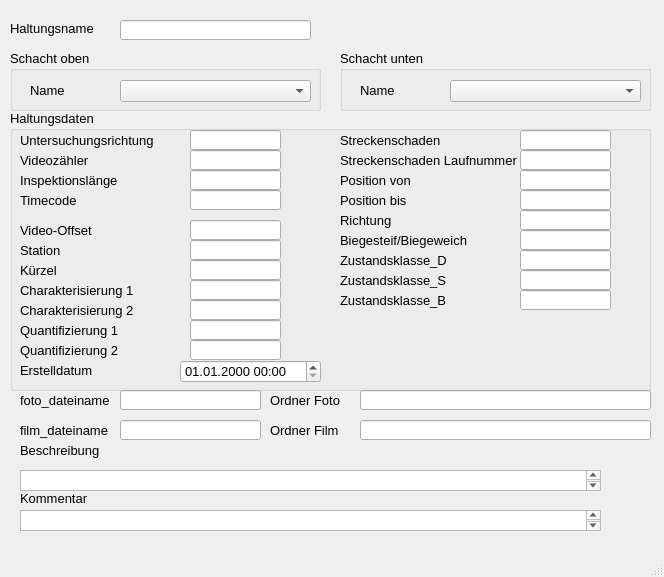
<?xml version="1.0" encoding="UTF-8"?>
<ui version="4.0">
 <class>MainWindow</class>
 <widget class="QMainWindow" name="MainWindow">
  <property name="geometry">
   <rect>
    <x>0</x>
    <y>0</y>
    <width>664</width>
    <height>577</height>
   </rect>
  </property>
  <property name="sizePolicy">
   <sizepolicy hsizetype="Preferred" vsizetype="Preferred">
    <horstretch>0</horstretch>
    <verstretch>0</verstretch>
   </sizepolicy>
  </property>
  <property name="minimumSize">
   <size>
    <width>664</width>
    <height>523</height>
   </size>
  </property>
  <property name="baseSize">
   <size>
    <width>0</width>
    <height>0</height>
   </size>
  </property>
  <property name="font">
   <font>
    <family>Tahoma</family>
    <pointsize>10</pointsize>
   </font>
  </property>
  <property name="windowTitle">
   <string>MainWindow</string>
  </property>
  <widget class="QWidget" name="centralwidget">
   <widget class="QLabel" name="label">
    <property name="geometry">
     <rect>
      <x>10</x>
      <y>20</y>
      <width>131</width>
      <height>16</height>
     </rect>
    </property>
    <property name="font">
     <font>
      <family>Tahoma</family>
      <pointsize>10</pointsize>
     </font>
    </property>
    <property name="text">
     <string>Haltungsname</string>
    </property>
   </widget>
   <widget class="QGroupBox" name="groupBox">
    <property name="geometry">
     <rect>
      <x>10</x>
      <y>50</y>
      <width>311</width>
      <height>61</height>
     </rect>
    </property>
    <property name="font">
     <font>
      <pointsize>10</pointsize>
     </font>
    </property>
    <property name="title">
     <string>Schacht oben</string>
    </property>
    <widget class="QLabel" name="label_3">
     <property name="geometry">
      <rect>
       <x>20</x>
       <y>30</y>
       <width>91</width>
       <height>21</height>
      </rect>
     </property>
     <property name="text">
      <string>Name</string>
     </property>
    </widget>
    <widget class="QComboBox" name="schoben">
     <property name="geometry">
      <rect>
       <x>110</x>
       <y>30</y>
       <width>191</width>
       <height>22</height>
      </rect>
     </property>
    </widget>
   </widget>
   <widget class="QGroupBox" name="groupBox_3">
    <property name="geometry">
     <rect>
      <x>340</x>
      <y>50</y>
      <width>311</width>
      <height>61</height>
     </rect>
    </property>
    <property name="font">
     <font>
      <pointsize>10</pointsize>
     </font>
    </property>
    <property name="title">
     <string>Schacht unten</string>
    </property>
    <widget class="QLabel" name="label_9">
     <property name="geometry">
      <rect>
       <x>20</x>
       <y>30</y>
       <width>71</width>
       <height>21</height>
      </rect>
     </property>
     <property name="text">
      <string>Name</string>
     </property>
    </widget>
    <widget class="QComboBox" name="schunten">
     <property name="geometry">
      <rect>
       <x>110</x>
       <y>30</y>
       <width>191</width>
       <height>22</height>
      </rect>
     </property>
    </widget>
   </widget>
   <widget class="QTextEdit" name="kommentar">
    <property name="geometry">
     <rect>
      <x>20</x>
      <y>510</y>
      <width>581</width>
      <height>21</height>
     </rect>
    </property>
    <property name="font">
     <font>
      <pointsize>10</pointsize>
     </font>
    </property>
   </widget>
   <widget class="QLabel" name="label_22">
    <property name="geometry">
     <rect>
      <x>20</x>
      <y>490</y>
      <width>81</width>
      <height>16</height>
     </rect>
    </property>
    <property name="font">
     <font>
      <pointsize>10</pointsize>
     </font>
    </property>
    <property name="text">
     <string>Kommentar</string>
    </property>
   </widget>
   <widget class="QLineEdit" name="untersuchhal">
    <property name="geometry">
     <rect>
      <x>120</x>
      <y>20</y>
      <width>191</width>
      <height>20</height>
     </rect>
    </property>
    <property name="font">
     <font>
      <pointsize>10</pointsize>
     </font>
    </property>
   </widget>
   <widget class="QGroupBox" name="groupBox_2">
    <property name="geometry">
     <rect>
      <x>10</x>
      <y>110</y>
      <width>641</width>
      <height>281</height>
     </rect>
    </property>
    <property name="font">
     <font>
      <pointsize>10</pointsize>
     </font>
    </property>
    <property name="title">
     <string>Haltungsdaten</string>
    </property>
    <widget class="QgsDateTimeEdit" name="createdat">
     <property name="geometry">
      <rect>
       <x>170</x>
       <y>250</y>
       <width>141</width>
       <height>23</height>
      </rect>
     </property>
     <property name="font">
      <font>
       <family>Tahoma</family>
       <pointsize>10</pointsize>
      </font>
     </property>
     <property name="currentSection">
      <enum>QDateTimeEdit::DaySection</enum>
     </property>
     <property name="displayFormat">
      <string>dd.MM.yyyy HH:mm</string>
     </property>
    </widget>
    <widget class="QLineEdit" name="untersuchrichtung">
     <property name="geometry">
      <rect>
       <x>180</x>
       <y>20</y>
       <width>91</width>
       <height>20</height>
      </rect>
     </property>
     <property name="toolTip">
      <string>&lt;html&gt;&lt;head/&gt;&lt;body&gt;&lt;p&gt;&lt;span style=&quot; font-size:10pt;&quot;&gt;vorgegebene Haltungslänge, falls diese nicht automatisch berechnet werden soll&lt;/span&gt;&lt;/p&gt;&lt;/body&gt;&lt;/html&gt;</string>
     </property>
    </widget>
    <widget class="QLabel" name="label_71">
     <property name="geometry">
      <rect>
       <x>10</x>
       <y>250</y>
       <width>151</width>
       <height>21</height>
      </rect>
     </property>
     <property name="text">
      <string>Erstelldatum</string>
     </property>
    </widget>
    <widget class="QLabel" name="label_17">
     <property name="geometry">
      <rect>
       <x>10</x>
       <y>20</y>
       <width>151</width>
       <height>21</height>
      </rect>
     </property>
     <property name="text">
      <string>Untersuchungsrichtung</string>
     </property>
    </widget>
    <widget class="QLabel" name="label_19">
     <property name="geometry">
      <rect>
       <x>10</x>
       <y>40</y>
       <width>151</width>
       <height>21</height>
      </rect>
     </property>
     <property name="text">
      <string>Videozähler</string>
     </property>
    </widget>
    <widget class="QLabel" name="label_20">
     <property name="geometry">
      <rect>
       <x>10</x>
       <y>60</y>
       <width>151</width>
       <height>21</height>
      </rect>
     </property>
     <property name="text">
      <string>Inspektionslänge</string>
     </property>
    </widget>
    <widget class="QLabel" name="label_21">
     <property name="geometry">
      <rect>
       <x>10</x>
       <y>110</y>
       <width>151</width>
       <height>21</height>
      </rect>
     </property>
     <property name="text">
      <string>Video-Offset</string>
     </property>
    </widget>
    <widget class="QLabel" name="label_23">
     <property name="geometry">
      <rect>
       <x>10</x>
       <y>150</y>
       <width>151</width>
       <height>21</height>
      </rect>
     </property>
     <property name="text">
      <string>Kürzel</string>
     </property>
    </widget>
    <widget class="QLabel" name="label_24">
     <property name="geometry">
      <rect>
       <x>10</x>
       <y>170</y>
       <width>151</width>
       <height>21</height>
      </rect>
     </property>
     <property name="text">
      <string>Charakterisierung 1</string>
     </property>
    </widget>
    <widget class="QLabel" name="label_25">
     <property name="geometry">
      <rect>
       <x>10</x>
       <y>190</y>
       <width>151</width>
       <height>21</height>
      </rect>
     </property>
     <property name="text">
      <string>Charakterisierung 2</string>
     </property>
    </widget>
    <widget class="QLabel" name="label_26">
     <property name="geometry">
      <rect>
       <x>10</x>
       <y>210</y>
       <width>151</width>
       <height>21</height>
      </rect>
     </property>
     <property name="text">
      <string>Quantifizierung 1</string>
     </property>
    </widget>
    <widget class="QLabel" name="label_27">
     <property name="geometry">
      <rect>
       <x>10</x>
       <y>230</y>
       <width>151</width>
       <height>21</height>
      </rect>
     </property>
     <property name="text">
      <string>Quantifizierung 2</string>
     </property>
    </widget>
    <widget class="QLabel" name="label_28">
     <property name="geometry">
      <rect>
       <x>330</x>
       <y>20</y>
       <width>161</width>
       <height>21</height>
      </rect>
     </property>
     <property name="text">
      <string>Streckenschaden</string>
     </property>
    </widget>
    <widget class="QLabel" name="label_29">
     <property name="geometry">
      <rect>
       <x>330</x>
       <y>40</y>
       <width>211</width>
       <height>21</height>
      </rect>
     </property>
     <property name="text">
      <string>Streckenschaden Laufnummer</string>
     </property>
    </widget>
    <widget class="QLineEdit" name="videozaehler">
     <property name="geometry">
      <rect>
       <x>180</x>
       <y>40</y>
       <width>91</width>
       <height>20</height>
      </rect>
     </property>
     <property name="toolTip">
      <string>&lt;html&gt;&lt;head/&gt;&lt;body&gt;&lt;p&gt;&lt;span style=&quot; font-size:10pt;&quot;&gt;vorgegebene Haltungslänge, falls diese nicht automatisch berechnet werden soll&lt;/span&gt;&lt;/p&gt;&lt;/body&gt;&lt;/html&gt;</string>
     </property>
    </widget>
    <widget class="QLineEdit" name="inspektionslaenge">
     <property name="geometry">
      <rect>
       <x>180</x>
       <y>60</y>
       <width>91</width>
       <height>20</height>
      </rect>
     </property>
     <property name="toolTip">
      <string>&lt;html&gt;&lt;head/&gt;&lt;body&gt;&lt;p&gt;&lt;span style=&quot; font-size:10pt;&quot;&gt;vorgegebene Haltungslänge, falls diese nicht automatisch berechnet werden soll&lt;/span&gt;&lt;/p&gt;&lt;/body&gt;&lt;/html&gt;</string>
     </property>
    </widget>
    <widget class="QLineEdit" name="video_offset">
     <property name="geometry">
      <rect>
       <x>180</x>
       <y>110</y>
       <width>91</width>
       <height>20</height>
      </rect>
     </property>
     <property name="toolTip">
      <string>&lt;html&gt;&lt;head/&gt;&lt;body&gt;&lt;p&gt;&lt;span style=&quot; font-size:10pt;&quot;&gt;vorgegebene Haltungslänge, falls diese nicht automatisch berechnet werden soll&lt;/span&gt;&lt;/p&gt;&lt;/body&gt;&lt;/html&gt;</string>
     </property>
    </widget>
    <widget class="QLineEdit" name="kuerzel">
     <property name="geometry">
      <rect>
       <x>180</x>
       <y>150</y>
       <width>91</width>
       <height>20</height>
      </rect>
     </property>
     <property name="toolTip">
      <string>&lt;html&gt;&lt;head/&gt;&lt;body&gt;&lt;p&gt;&lt;span style=&quot; font-size:10pt;&quot;&gt;vorgegebene Haltungslänge, falls diese nicht automatisch berechnet werden soll&lt;/span&gt;&lt;/p&gt;&lt;/body&gt;&lt;/html&gt;</string>
     </property>
    </widget>
    <widget class="QLineEdit" name="charakt1">
     <property name="geometry">
      <rect>
       <x>180</x>
       <y>170</y>
       <width>91</width>
       <height>20</height>
      </rect>
     </property>
     <property name="toolTip">
      <string>&lt;html&gt;&lt;head/&gt;&lt;body&gt;&lt;p&gt;&lt;span style=&quot; font-size:10pt;&quot;&gt;vorgegebene Haltungslänge, falls diese nicht automatisch berechnet werden soll&lt;/span&gt;&lt;/p&gt;&lt;/body&gt;&lt;/html&gt;</string>
     </property>
    </widget>
    <widget class="QLineEdit" name="charakt2">
     <property name="geometry">
      <rect>
       <x>180</x>
       <y>190</y>
       <width>91</width>
       <height>20</height>
      </rect>
     </property>
     <property name="toolTip">
      <string>&lt;html&gt;&lt;head/&gt;&lt;body&gt;&lt;p&gt;&lt;span style=&quot; font-size:10pt;&quot;&gt;vorgegebene Haltungslänge, falls diese nicht automatisch berechnet werden soll&lt;/span&gt;&lt;/p&gt;&lt;/body&gt;&lt;/html&gt;</string>
     </property>
    </widget>
    <widget class="QLineEdit" name="quantnr1">
     <property name="geometry">
      <rect>
       <x>180</x>
       <y>210</y>
       <width>91</width>
       <height>20</height>
      </rect>
     </property>
     <property name="toolTip">
      <string>&lt;html&gt;&lt;head/&gt;&lt;body&gt;&lt;p&gt;&lt;span style=&quot; font-size:10pt;&quot;&gt;vorgegebene Haltungslänge, falls diese nicht automatisch berechnet werden soll&lt;/span&gt;&lt;/p&gt;&lt;/body&gt;&lt;/html&gt;</string>
     </property>
    </widget>
    <widget class="QLineEdit" name="quantnr2">
     <property name="geometry">
      <rect>
       <x>180</x>
       <y>230</y>
       <width>91</width>
       <height>20</height>
      </rect>
     </property>
     <property name="toolTip">
      <string>&lt;html&gt;&lt;head/&gt;&lt;body&gt;&lt;p&gt;&lt;span style=&quot; font-size:10pt;&quot;&gt;vorgegebene Haltungslänge, falls diese nicht automatisch berechnet werden soll&lt;/span&gt;&lt;/p&gt;&lt;/body&gt;&lt;/html&gt;</string>
     </property>
    </widget>
    <widget class="QLineEdit" name="streckenschaden">
     <property name="geometry">
      <rect>
       <x>510</x>
       <y>20</y>
       <width>91</width>
       <height>20</height>
      </rect>
     </property>
     <property name="toolTip">
      <string>&lt;html&gt;&lt;head/&gt;&lt;body&gt;&lt;p&gt;&lt;span style=&quot; font-size:10pt;&quot;&gt;vorgegebene Haltungslänge, falls diese nicht automatisch berechnet werden soll&lt;/span&gt;&lt;/p&gt;&lt;/body&gt;&lt;/html&gt;</string>
     </property>
    </widget>
    <widget class="QLineEdit" name="streckenschaden_lfdnr">
     <property name="geometry">
      <rect>
       <x>510</x>
       <y>40</y>
       <width>91</width>
       <height>20</height>
      </rect>
     </property>
     <property name="toolTip">
      <string>&lt;html&gt;&lt;head/&gt;&lt;body&gt;&lt;p&gt;&lt;span style=&quot; font-size:10pt;&quot;&gt;vorgegebene Haltungslänge, falls diese nicht automatisch berechnet werden soll&lt;/span&gt;&lt;/p&gt;&lt;/body&gt;&lt;/html&gt;</string>
     </property>
    </widget>
    <widget class="QLabel" name="label_18">
     <property name="geometry">
      <rect>
       <x>330</x>
       <y>60</y>
       <width>151</width>
       <height>21</height>
      </rect>
     </property>
     <property name="text">
      <string>Position von</string>
     </property>
    </widget>
    <widget class="QLabel" name="label_30">
     <property name="geometry">
      <rect>
       <x>330</x>
       <y>80</y>
       <width>151</width>
       <height>21</height>
      </rect>
     </property>
     <property name="text">
      <string>Position bis</string>
     </property>
    </widget>
    <widget class="QLabel" name="label_51">
     <property name="geometry">
      <rect>
       <x>330</x>
       <y>100</y>
       <width>151</width>
       <height>21</height>
      </rect>
     </property>
     <property name="text">
      <string>Richtung</string>
     </property>
    </widget>
    <widget class="QLabel" name="label_53">
     <property name="geometry">
      <rect>
       <x>330</x>
       <y>120</y>
       <width>151</width>
       <height>21</height>
      </rect>
     </property>
     <property name="text">
      <string>Biegesteif/Biegeweich</string>
     </property>
    </widget>
    <widget class="QLabel" name="label_54">
     <property name="geometry">
      <rect>
       <x>330</x>
       <y>140</y>
       <width>151</width>
       <height>21</height>
      </rect>
     </property>
     <property name="text">
      <string>Zustandsklasse_D</string>
     </property>
    </widget>
    <widget class="QLabel" name="label_55">
     <property name="geometry">
      <rect>
       <x>330</x>
       <y>160</y>
       <width>151</width>
       <height>21</height>
      </rect>
     </property>
     <property name="text">
      <string>Zustandsklasse_S</string>
     </property>
    </widget>
    <widget class="QLabel" name="label_56">
     <property name="geometry">
      <rect>
       <x>330</x>
       <y>180</y>
       <width>151</width>
       <height>21</height>
      </rect>
     </property>
     <property name="text">
      <string>Zustandsklasse_B</string>
     </property>
    </widget>
    <widget class="QLineEdit" name="pos_von">
     <property name="geometry">
      <rect>
       <x>510</x>
       <y>60</y>
       <width>91</width>
       <height>20</height>
      </rect>
     </property>
     <property name="toolTip">
      <string>&lt;html&gt;&lt;head/&gt;&lt;body&gt;&lt;p&gt;&lt;span style=&quot; font-size:10pt;&quot;&gt;vorgegebene Haltungslänge, falls diese nicht automatisch berechnet werden soll&lt;/span&gt;&lt;/p&gt;&lt;/body&gt;&lt;/html&gt;</string>
     </property>
    </widget>
    <widget class="QLineEdit" name="pos_bis">
     <property name="geometry">
      <rect>
       <x>510</x>
       <y>80</y>
       <width>91</width>
       <height>20</height>
      </rect>
     </property>
     <property name="toolTip">
      <string>&lt;html&gt;&lt;head/&gt;&lt;body&gt;&lt;p&gt;&lt;span style=&quot; font-size:10pt;&quot;&gt;vorgegebene Haltungslänge, falls diese nicht automatisch berechnet werden soll&lt;/span&gt;&lt;/p&gt;&lt;/body&gt;&lt;/html&gt;</string>
     </property>
    </widget>
    <widget class="QLineEdit" name="richtung">
     <property name="geometry">
      <rect>
       <x>510</x>
       <y>100</y>
       <width>91</width>
       <height>20</height>
      </rect>
     </property>
     <property name="toolTip">
      <string>&lt;html&gt;&lt;head/&gt;&lt;body&gt;&lt;p&gt;&lt;span style=&quot; font-size:10pt;&quot;&gt;vorgegebene Haltungslänge, falls diese nicht automatisch berechnet werden soll&lt;/span&gt;&lt;/p&gt;&lt;/body&gt;&lt;/html&gt;</string>
     </property>
    </widget>
    <widget class="QLineEdit" name="bw_bs">
     <property name="geometry">
      <rect>
       <x>510</x>
       <y>120</y>
       <width>91</width>
       <height>20</height>
      </rect>
     </property>
     <property name="toolTip">
      <string>&lt;html&gt;&lt;head/&gt;&lt;body&gt;&lt;p&gt;&lt;span style=&quot; font-size:10pt;&quot;&gt;vorgegebene Haltungslänge, falls diese nicht automatisch berechnet werden soll&lt;/span&gt;&lt;/p&gt;&lt;/body&gt;&lt;/html&gt;</string>
     </property>
    </widget>
    <widget class="QLineEdit" name="Zustandsklasse_D">
     <property name="geometry">
      <rect>
       <x>510</x>
       <y>140</y>
       <width>91</width>
       <height>20</height>
      </rect>
     </property>
     <property name="toolTip">
      <string>&lt;html&gt;&lt;head/&gt;&lt;body&gt;&lt;p&gt;&lt;span style=&quot; font-size:10pt;&quot;&gt;vorgegebene Haltungslänge, falls diese nicht automatisch berechnet werden soll&lt;/span&gt;&lt;/p&gt;&lt;/body&gt;&lt;/html&gt;</string>
     </property>
    </widget>
    <widget class="QLineEdit" name="Zustandsklasse_S">
     <property name="geometry">
      <rect>
       <x>510</x>
       <y>160</y>
       <width>91</width>
       <height>20</height>
      </rect>
     </property>
     <property name="toolTip">
      <string>&lt;html&gt;&lt;head/&gt;&lt;body&gt;&lt;p&gt;&lt;span style=&quot; font-size:10pt;&quot;&gt;vorgegebene Haltungslänge, falls diese nicht automatisch berechnet werden soll&lt;/span&gt;&lt;/p&gt;&lt;/body&gt;&lt;/html&gt;</string>
     </property>
    </widget>
    <widget class="QLineEdit" name="Zustandsklasse_B">
     <property name="geometry">
      <rect>
       <x>510</x>
       <y>180</y>
       <width>91</width>
       <height>20</height>
      </rect>
     </property>
     <property name="toolTip">
      <string>&lt;html&gt;&lt;head/&gt;&lt;body&gt;&lt;p&gt;&lt;span style=&quot; font-size:10pt;&quot;&gt;vorgegebene Haltungslänge, falls diese nicht automatisch berechnet werden soll&lt;/span&gt;&lt;/p&gt;&lt;/body&gt;&lt;/html&gt;</string>
     </property>
    </widget>
    <widget class="QLineEdit" name="station">
     <property name="geometry">
      <rect>
       <x>180</x>
       <y>130</y>
       <width>91</width>
       <height>20</height>
      </rect>
     </property>
     <property name="toolTip">
      <string>&lt;html&gt;&lt;head/&gt;&lt;body&gt;&lt;p&gt;&lt;span style=&quot; font-size:10pt;&quot;&gt;vorgegebene Haltungslänge, falls diese nicht automatisch berechnet werden soll&lt;/span&gt;&lt;/p&gt;&lt;/body&gt;&lt;/html&gt;</string>
     </property>
    </widget>
    <widget class="QLabel" name="label_34">
     <property name="geometry">
      <rect>
       <x>10</x>
       <y>130</y>
       <width>151</width>
       <height>21</height>
      </rect>
     </property>
     <property name="text">
      <string>Station</string>
     </property>
    </widget>
    <widget class="QLineEdit" name="timecode">
     <property name="geometry">
      <rect>
       <x>180</x>
       <y>80</y>
       <width>91</width>
       <height>20</height>
      </rect>
     </property>
     <property name="toolTip">
      <string>&lt;html&gt;&lt;head/&gt;&lt;body&gt;&lt;p&gt;&lt;span style=&quot; font-size:10pt;&quot;&gt;vorgegebene Haltungslänge, falls diese nicht automatisch berechnet werden soll&lt;/span&gt;&lt;/p&gt;&lt;/body&gt;&lt;/html&gt;</string>
     </property>
    </widget>
    <widget class="QLabel" name="label_35">
     <property name="geometry">
      <rect>
       <x>10</x>
       <y>80</y>
       <width>151</width>
       <height>21</height>
      </rect>
     </property>
     <property name="text">
      <string>Timecode</string>
     </property>
    </widget>
   </widget>
   <widget class="QLabel" name="label_31">
    <property name="geometry">
     <rect>
      <x>20</x>
      <y>390</y>
      <width>151</width>
      <height>21</height>
     </rect>
    </property>
    <property name="text">
     <string>foto_dateiname</string>
    </property>
   </widget>
   <widget class="QLabel" name="label_32">
    <property name="geometry">
     <rect>
      <x>20</x>
      <y>420</y>
      <width>151</width>
      <height>21</height>
     </rect>
    </property>
    <property name="text">
     <string>film_dateiname</string>
    </property>
   </widget>
   <widget class="QLabel" name="label_50">
    <property name="geometry">
     <rect>
      <x>270</x>
      <y>420</y>
      <width>151</width>
      <height>21</height>
     </rect>
    </property>
    <property name="text">
     <string>Ordner Film</string>
    </property>
   </widget>
   <widget class="QLabel" name="label_33">
    <property name="geometry">
     <rect>
      <x>270</x>
      <y>390</y>
      <width>151</width>
      <height>21</height>
     </rect>
    </property>
    <property name="text">
     <string>Ordner Foto</string>
    </property>
   </widget>
   <widget class="QLabel" name="label_52">
    <property name="geometry">
     <rect>
      <x>20</x>
      <y>440</y>
      <width>151</width>
      <height>21</height>
     </rect>
    </property>
    <property name="text">
     <string>Beschreibung</string>
    </property>
   </widget>
   <widget class="QTextEdit" name="Beschreibung">
    <property name="geometry">
     <rect>
      <x>20</x>
      <y>470</y>
      <width>581</width>
      <height>21</height>
     </rect>
    </property>
    <property name="font">
     <font>
      <pointsize>10</pointsize>
     </font>
    </property>
   </widget>
   <widget class="QLineEdit" name="foto_dateiname">
    <property name="geometry">
     <rect>
      <x>120</x>
      <y>390</y>
      <width>141</width>
      <height>20</height>
     </rect>
    </property>
    <property name="toolTip">
     <string>&lt;html&gt;&lt;head/&gt;&lt;body&gt;&lt;p&gt;&lt;span style=&quot; font-size:10pt;&quot;&gt;vorgegebene Haltungslänge, falls diese nicht automatisch berechnet werden soll&lt;/span&gt;&lt;/p&gt;&lt;/body&gt;&lt;/html&gt;</string>
    </property>
   </widget>
   <widget class="QLineEdit" name="film_dateiname">
    <property name="geometry">
     <rect>
      <x>120</x>
      <y>420</y>
      <width>141</width>
      <height>20</height>
     </rect>
    </property>
    <property name="toolTip">
     <string>&lt;html&gt;&lt;head/&gt;&lt;body&gt;&lt;p&gt;&lt;span style=&quot; font-size:10pt;&quot;&gt;vorgegebene Haltungslänge, falls diese nicht automatisch berechnet werden soll&lt;/span&gt;&lt;/p&gt;&lt;/body&gt;&lt;/html&gt;</string>
    </property>
   </widget>
   <widget class="QLineEdit" name="ordner_bild">
    <property name="geometry">
     <rect>
      <x>360</x>
      <y>390</y>
      <width>291</width>
      <height>20</height>
     </rect>
    </property>
    <property name="toolTip">
     <string>&lt;html&gt;&lt;head/&gt;&lt;body&gt;&lt;p&gt;&lt;span style=&quot; font-size:10pt;&quot;&gt;vorgegebene Haltungslänge, falls diese nicht automatisch berechnet werden soll&lt;/span&gt;&lt;/p&gt;&lt;/body&gt;&lt;/html&gt;</string>
    </property>
   </widget>
   <widget class="QLineEdit" name="ordner_video">
    <property name="geometry">
     <rect>
      <x>360</x>
      <y>420</y>
      <width>291</width>
      <height>20</height>
     </rect>
    </property>
    <property name="toolTip">
     <string>&lt;html&gt;&lt;head/&gt;&lt;body&gt;&lt;p&gt;&lt;span style=&quot; font-size:10pt;&quot;&gt;vorgegebene Haltungslänge, falls diese nicht automatisch berechnet werden soll&lt;/span&gt;&lt;/p&gt;&lt;/body&gt;&lt;/html&gt;</string>
    </property>
   </widget>
  </widget>
  <widget class="QMenuBar" name="menubar">
   <property name="geometry">
    <rect>
     <x>0</x>
     <y>0</y>
     <width>664</width>
     <height>21</height>
    </rect>
   </property>
  </widget>
  <widget class="QStatusBar" name="statusbar"/>
 </widget>
 <customwidgets>
  <customwidget>
   <class>QgsDateTimeEdit</class>
   <extends>QDateTimeEdit</extends>
   <header>qgsdatetimeedit.h</header>
  </customwidget>
 </customwidgets>
 <tabstops>
  <tabstop>untersuchhal</tabstop>
  <tabstop>schoben</tabstop>
  <tabstop>schunten</tabstop>
  <tabstop>untersuchrichtung</tabstop>
  <tabstop>createdat</tabstop>
  <tabstop>kommentar</tabstop>
 </tabstops>
 <resources/>
 <connections/>
</ui>
